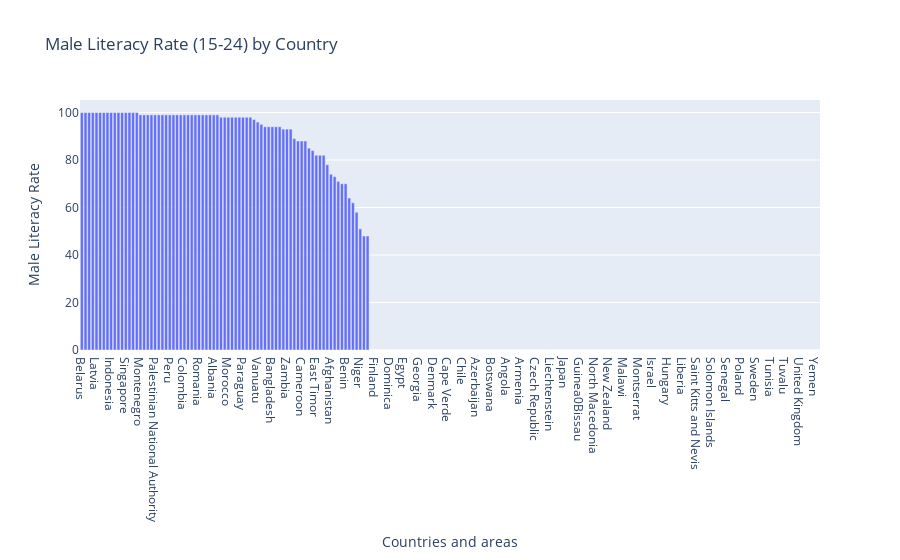

Source (notebook cell):
### Code cell
fig7 = px.bar(
    data.sort_values('Youth_15_24_Literacy_Rate_Male', ascending=False),
    x='Countries and areas',
    y='Youth_15_24_Literacy_Rate_Male',
    title='Male Literacy Rate (15-24) by Country',
    labels={"Youth_15_24_Literacy_Rate_Male": "Male Literacy Rate"}
)
fig7.show()

### Figure 1 — Plotly figure (JSON) as saved in the notebook; plotly's stock layout.template omitted (floating-point values rounded to 4 significant figures; data arrays with more than 128 entries replaced by an {"elided": "..."} marker saying what was removed)
{"data": [{"alignmentgroup": "True", "hovertemplate": "Countries and areas=%{x}<br>Male Literacy Rate=%{y}<extra></extra>", "legendgroup": "", "marker": {"color": "#636efa", "pattern": {"shape": ""}}, "name": "", "offsetgroup": "", "orientation": "v", "showlegend": false, "textposition": "auto", "type": "bar", "x": {"elided": "202 str values"}, "xaxis": "x", "y": {"elided": "202 int values"}, "yaxis": "y"}], "layout": {"barmode": "relative", "legend": {"tracegroupgap": 0}, "title": {"text": "Male Literacy Rate (15-24) by Country"}, "xaxis": {"anchor": "y", "domain": [0, 1], "title": {"text": "Countries and areas"}}, "yaxis": {"anchor": "x", "domain": [0, 1], "title": {"text": "Male Literacy Rate"}}}}
